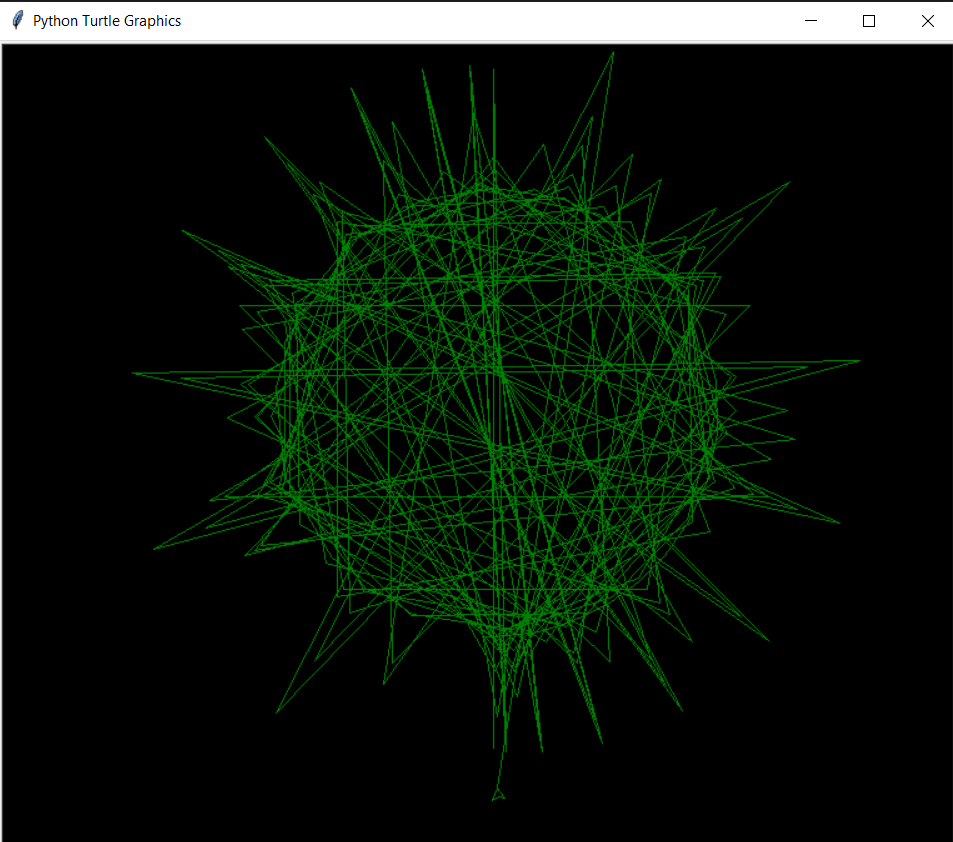

Write the Python code that produced this figure.
from turtle import *

a = 0
b = 0

bgcolor("black")
pencolor("#3a6f1e")
speed(-2)
penup()
goto(0,-150)
pendown()
begin_fill()
while True:
    forward(a)
    left(b)

    a+=3
    b+=1

    if b==200:
        break
end_fill()
done()
